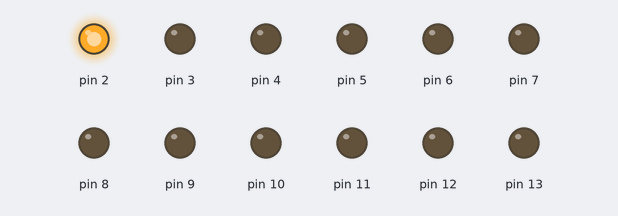
A sketch run on a simulated Arduino Uno, built with avr-gcc and run on an emulated ATmega328P. Parts: output pins drawn as LEDs (lit = HIGH).

Above: at 0.05 s.
At 0.85 s:
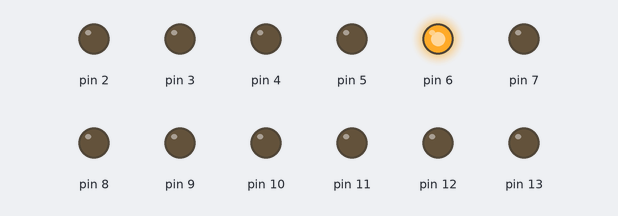
At 1.45 s:
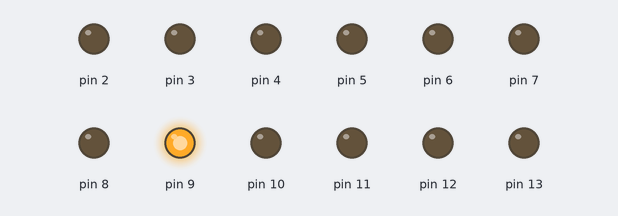
At 2.75 s:
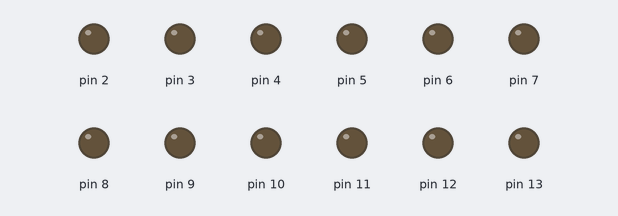
At 4.05 s:
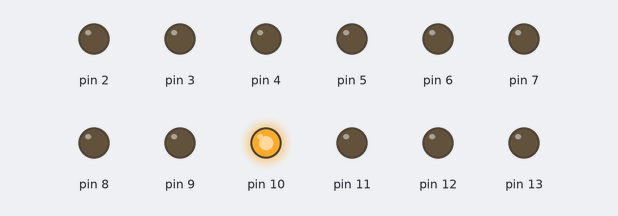
At 5.45 s:
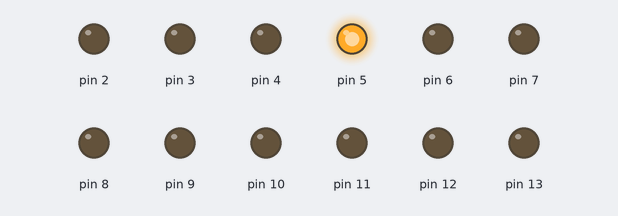
Timing chart, 0 to 5.8 s (numbered marks = the images above):
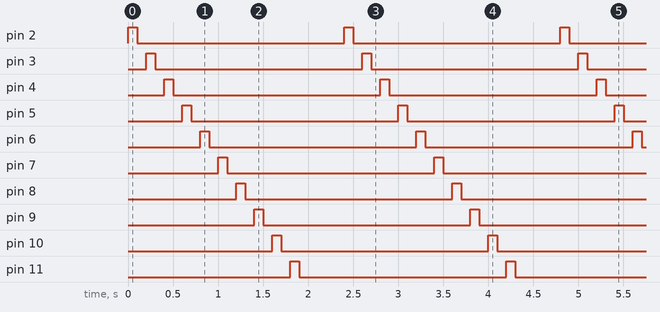

Measured:
- by itself, pin 2–13: alternates HIGH for 0.10 s and LOW for 2.3 s
- by itself, everything shown: repeats every 2.4 s, in 24 steps

The sketch:

LEDTester.ino
```cpp
#include <Servo.h>


Servo myservo;
// the setup function runs once when you press reset or power the board
void setup() {
  // initialize digital pin 13 as an output.
  pinMode(2, OUTPUT);
  pinMode(3, OUTPUT);
  pinMode(4, OUTPUT);
  pinMode(5, OUTPUT);
  pinMode(6, OUTPUT);
  pinMode(7, OUTPUT);
  pinMode(8, OUTPUT);
  pinMode(9, OUTPUT);
  pinMode(10, OUTPUT);
  pinMode(11, OUTPUT);
  pinMode(12, OUTPUT);
  pinMode(13, OUTPUT);
 // myservo.attach(9);
}

// the loop function runs over and over again forever
void loop() {
  digitalWrite(2, HIGH);   // turn the LED on (HIGH is the voltage level)
  delay(100);              // wait for a second
  digitalWrite(2, LOW);    // turn the LED off by making the voltage LOW
  delay(100);              // wait for a second
  digitalWrite(3, HIGH);   // turn the LED on (HIGH is the voltage level)
  delay(100);              // wait for a second
  digitalWrite(3, LOW);    // turn the LED off by making the voltage LOW
  delay(100);
  digitalWrite(4, HIGH);   // turn the LED on (HIGH is the voltage level)
  delay(100);              // wait for a second
  digitalWrite(4, LOW);    // turn the LED off by making the voltage LOW
  delay(100);
  digitalWrite(5, HIGH);   // turn the LED on (HIGH is the voltage level)
  delay(100);              // wait for a second
  digitalWrite(5, LOW);    // turn the LED off by making the voltage LOW
  delay(100);              // wait for a second
  digitalWrite(6, HIGH);   // turn the LED on (HIGH is the voltage level)
  delay(100);              // wait for a second
  digitalWrite(6, LOW);    // turn the LED off by making the voltage LOW
  delay(100);
  digitalWrite(7, HIGH);   // turn the LED on (HIGH is the voltage level)
  delay(100);              // wait for a second
  digitalWrite(7, LOW);    // turn the LED off by making the voltage LOW
  delay(100);
  digitalWrite(8, HIGH);   // turn the LED on (HIGH is the voltage level)
  delay(100);              // wait for a second
  digitalWrite(8, LOW);    // turn the LED off by making the voltage LOW
  delay(100);              // wait for a second
  digitalWrite(9, HIGH);   // turn the LED on (HIGH is the voltage level)
  delay(100);              // wait for a second
  digitalWrite(9, LOW);    // turn the LED off by making the voltage LOW
  delay(100);
  digitalWrite(10, HIGH);   // turn the LED on (HIGH is the voltage level)
  delay(100);              // wait for a second
  digitalWrite(10, LOW);    // turn the LED off by making the voltage LOW
  delay(100);
  digitalWrite(11, HIGH);   // turn the LED on (HIGH is the voltage level)
  delay(100);              // wait for a second
  digitalWrite(11, LOW);    // turn the LED off by making the voltage LOW
  delay(100);              // wait for a second
  digitalWrite(12, HIGH);   // turn the LED on (HIGH is the voltage level)
  delay(100);              // wait for a second
  digitalWrite(12, LOW);    // turn the LED off by making the voltage LOW
  delay(100);
  digitalWrite(13, HIGH);   // turn the LED on (HIGH is the voltage level)
  delay(100);              // wait for a second
  digitalWrite(13, LOW);    // turn the LED off by making the voltage LOW
  delay(100);
}
```
